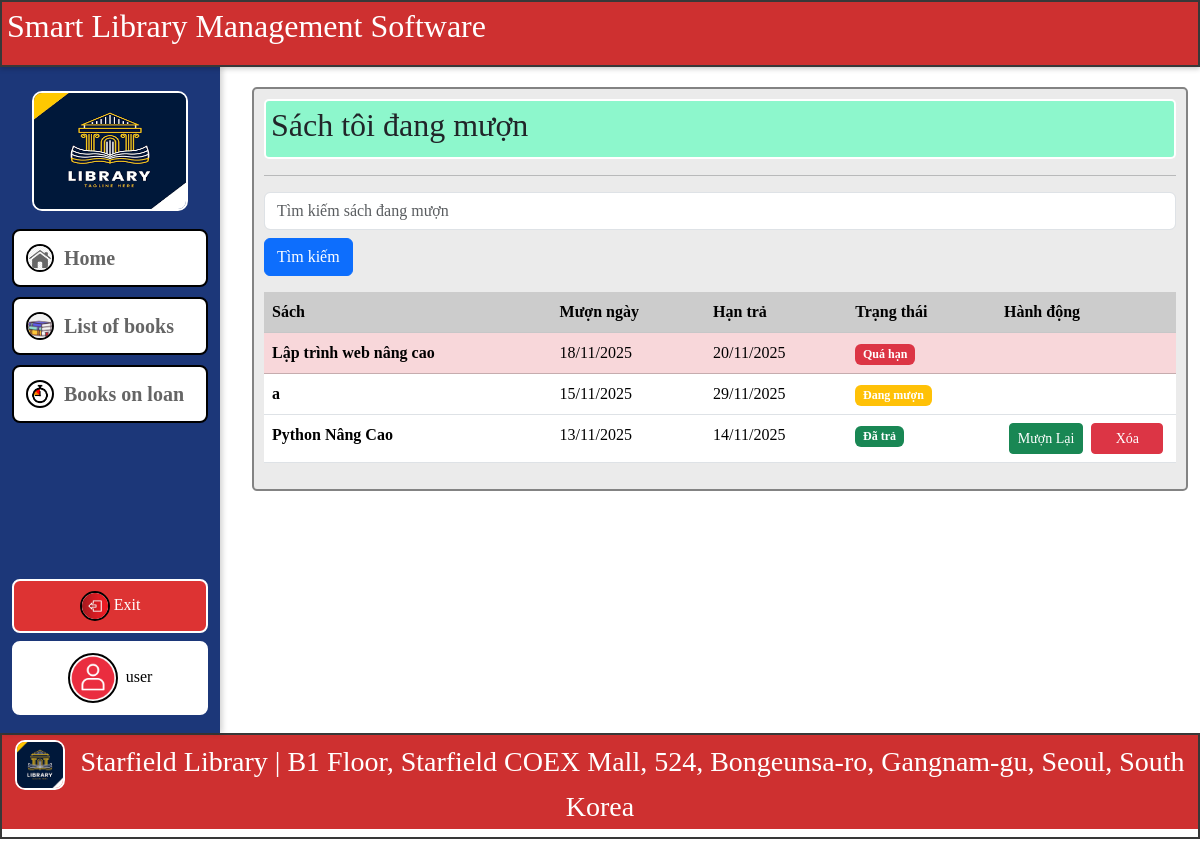
/my-borrows (signed in), run on the app's committed database.
### app/models.py (models this page shows, shortened)
class User(UserMixin, db.Model):
    id = db.Column(db.Integer, primary_key=True)
    username = db.Column(db.String(64), unique=True, nullable=False)
    email = db.Column(db.String(120), unique=True, nullable=False)
    password_hash = db.Column(db.String(256), nullable=False)
    role = db.Column(db.String(20), default='user')  # 'admin' hoặc 'user'
    avatar = db.Column(db.String(256), default='default-avatar.png')  # static/uploads/avatars/
    cover_photo = db.Column(db.String(256), default='default-cover.jpg')  # static/uploads/covers/
    full_name = db.Column(db.String(128))  # Họ và tên đầy đủ của người dùng
    birth_date = db.Column(db.Date)  # Ngày sinh của người dùng
    address = db.Column(db.String(256))  # Địa chỉ của người dùng
    hobbies = db.Column(db.Text)  # Sở thích của người dùng
    gender = db.Column(db.String(10))  # Giới tính của người dùng

class Borrow(db.Model):
    id = db.Column(db.Integer, primary_key=True)
    book_id = db.Column(db.Integer, db.ForeignKey('book.id'), nullable=False)
    user_id = db.Column(db.Integer, db.ForeignKey('user.id'), nullable=False)
    borrow_date = db.Column(db.DateTime, default=datetime.utcnow)
    due_date = db.Column(db.DateTime)
    return_date = db.Column(db.DateTime)
    fine_amount = db.Column(db.Float, default=0.0)
    book = db.relationship('Book', backref=db.backref('borrows', cascade='all,delete-orphan'))
    user = db.relationship('User', backref='borrows')
    def is_overdue(self):
        if self.return_date:  # SỬA: return_date
            return False
        return datetime.utcnow() > self.due_date
    def calculate_fine(self):
        if self.return_date:
            days_late = max(0, (self.return_date - self.due_date).days)
        else:
            days_late = max(0, (datetime.utcnow() - self.due_date).days)
        return days_late * 5000
    def get_days_overdue(self):
        if self.return_date:
            return max(0, (self.return_date - self.due_date).days)
        else:
            return max(0, (datetime.utcnow() - self.due_date).days)

class Book(db.Model):
    id = db.Column(db.Integer, primary_key=True)
    title = db.Column(db.String(128), nullable=False, index=True)
    author = db.Column(db.String(64), nullable=False, index=True)
    genre = db.Column(db.String(64), index=True)
    isbn = db.Column(db.String(13), unique=True)
    available_copies = db.Column(db.Integer, default=1)
    cover_image = db.Column(db.String(256))  # Đường dẫn file
    description = db.Column(db.Text)        # Mô tả sách

### app/routes.py (the view)
    @app.route('/my-borrows')
    @login_required
    def my_borrows():
        if current_user.role == 'admin':
            borrows = Borrow.query.filter_by(return_date=None).order_by(Borrow.borrow_date.desc()).all()
        else:
            borrows = Borrow.query.filter_by(user_id=current_user.id).order_by(Borrow.borrow_date.desc()).all()
        return render_template('borrows/my_borrows.html', borrows=borrows)

### app/routes.py (called while the page is built)
@login_manager.user_loader
def load_user(user_id):
    return User.query.get(int(user_id))

### templates/borrows/my_borrows.html (shortened to what this page needs)
{% extends 'base.html' %}
{% block content %}
<div class="dashboard">
<div class="title-table">
    {% if current_user.role == 'user' %}
        <h2>Sách tôi đang mượn</h2>
    {% elif current_user.role == 'admin' %}
        <h2>Tất cả sách đang mượn</h2>
    {% endif %}
</div>
<hr>
<form method="GET" action="{{ url_for('my_borrows') }}" class="mb-3">
    <input type="text" name="search" placeholder="Tìm kiếm sách đang mượn" class="form-control" value="{{ request.args.get('search', '') }}">
    <button type="submit" class="btn btn-primary mt-2">Tìm kiếm</button>
</form>
{% if borrows %}
<div class="table-responsive">
    <table class="table table-hover">
        <thead class="table-light">
            <tr>
                <th style="background-color: #cccccc;">Sách</th>
                <th style="background-color: #cccccc;">Mượn ngày</th>
                <th style="background-color: rgb(204, 204, 204);">Hạn trả</th>
                <th style="background-color: rgb(204, 204, 204);">Trạng thái</th>
                <th style="background-color: rgb(204, 204, 204);">Hành động</th>
            </tr>
        </thead>
        <tbody>
            {% for b in borrows %}
                <tr class="{% if b.is_overdue() %}table-danger{% endif %}">
                    <td><strong>{{ b.book.title }}</strong></td>
                    <td>{{ b.borrow_date.strftime('%d/%m/%Y') }}</td>
                    <td>{{ b.due_date.strftime('%d/%m/%Y') }}</td>
                    <td>
                        {% if b.return_date %}
                            <span class="badge bg-success">Đã trả</span>
                        {% elif b.is_overdue() %}
                            <span class="badge bg-danger">Quá hạn</span>
                        {% else %}
                            <span class="badge bg-warning">Đang mượn</span>
                        {% endif %}
                    </td>
                    <td class="actions-cell align-middle text-center">
                        {% if current_user.role == 'admin' %}
                            {% if not b.return_date %}
                                <div class="d-flex justify-content-center gap-2 flex-wrap">
                                    <button class="btn btn-danger btn-sm" data-bs-toggle="modal" data-bs-target="#returnModal{{ b.id }}">Trả sách</button>
                                    <button class="btn btn-info btn-sm" data-bs-toggle="modal" data-bs-target="#detailModal{{ b.id }}">Xem Chi Tiết</button>
                                </div>
                            {% else %}
                                <button class="btn btn-info btn-sm" data-bs-toggle="modal" data-bs-target="#detailModal{{ b.id }}">Xem Chi Tiết</button>
                            {% endif %}
                        {% elif current_user.role == 'user' %}
                            {% if b.return_date %}
                                <div class="d-flex justify-content-center gap-2 flex-wrap">
                                    <form method="POST" action="{{ url_for('borrow_book', book_id=b.book.id) }}" style="display:inline">
                                        <button type="submit" class="btn btn-success btn-sm" {% if b.book.available_copies <= 0 %}disabled title="Không còn bản"{% endif %}>Mượn Lại</button>
                                    </form>
                                    <button class="btn btn-danger btn-sm" data-bs-toggle="modal" data-bs-target="#deleteModal{{ b.id }}">Xóa</button>
                                </div>
                            {% endif %}
                        {% endif %}
                    </td>
                </tr>
            {% endfor %}
        </tbody>
    </table>
</div>
{% endif %}
</div>
{% endblock %}

### templates/base.html (shortened to what this page needs)
<!DOCTYPE html>
<html lang="vi">
<head>
    {% from 'bootstrap5/utils.html' import render_messages %}
    {% from 'bootstrap5/nav.html' import render_nav_item %}
    {{ bootstrap.load_css() }}
    <link rel="stylesheet" href="{{ url_for('static', filename='css/style.css') }}">
</head>
<body style="font-family: 'Times New Roman', Times, serif;">
    {% if current_user.is_authenticated %}
    <div class="app-layout-80" style="margin-bottom: 0%;border: 2px solid hsl(0, 0%, 22%); background: #CE3030;">
        <h2 style="background: #CE3030; color: white; padding: 10px; padding: 5px">Smart Library Management Software</h2>
    </div>
    {% endif %}
    <div class="app-layout" style="margin-top: 0%;">
        {% if current_user.is_authenticated %}
            <aside class="sidebar">
                <a href="{{ url_for('index') }}">
                <div class="sidebar-logo">
                    <img src="{{ url_for('static', filename='img/logo-library.png') }}" alt="logo" width="120" height="120">
                </div>
                </a>
                <nav class="sidebar-nav" style="text-align: center;">
                    <a class="btn btn-aside" href="{{ url_for('index') }}" style="background-color: #ffffff; border: 2px solid rgb(0, 0, 0);color: #656565; font-size: 20px; font-weight: bolder;"><img src="{{ url_for('static', filename='img/logo-home.png') }}" alt="" width="50" height="50"> Home</a>
                    <a class="btn btn-aside" href="{{ url_for('books') }}" style="background-color: #ffffff; border: 2px solid rgb(0, 0, 0);color: #656565; font-size: 20px; font-weight: bolder;"><img src="{{ url_for('static', filename='img/danh-sach-sach.jpg') }}" alt=""> List of books</a>
                    {% if current_user.role == 'user' %}
                        <a class="btn btn-aside" href="{{ url_for('my_borrows') }}" style="background-color: #ffffff; border: 2px solid rgb(0, 0, 0);color: #656565; font-size: 20px; font-weight: bolder;"><img src="{{ url_for('static', filename='img/sach-qua-han.png') }}" alt=""> Books on loan</a>
                    {% endif %}
                </nav>
                <div class="sidebar-footer">
                    <a class="btn btn-exit" href="{{ url_for('logout') }}" style="border: 2px solid rgb(255, 255, 255);"><img src="{{ url_for('static', filename='img/logout.jpg') }}" alt="Logout" width="30" height="30" class="rounded-circle me-1">Exit</a>
                    <a class="btn btn-admin" href="{{ url_for('profile') }}" style="border: 2px solid rgb(255, 255, 255);" >
                        {% if current_user.role == 'admin' %}
                            <img src="{{ url_for('static', filename='img/logo_admin.jpg') }}" alt="Admin Avatar" width="50" height="50" class="rounded-circle me-1">
                        {% else %}
                            <img src="{{ url_for('static', filename='img/logo_user.png') }}" alt="User Avatar" width="50" height="50" class="rounded-circle me-1">
                        {% endif %}
                        {{ current_user.username }}
                    </a>
                </div>
            </aside>
        {% endif %}
        <main class="content container mt-4">
            {% block content %}{% endblock %}
        </main>
    </div>
    {% if current_user.is_authenticated %}
    <div class="app-layout-80" style="margin-bottom: 0%; border: 2px solid hsl(0, 0%, 22%);">
        <h3 style="background: #CE3030; padding: 10px; padding: 5px; font-weight: normal; font-family: 'Times New Roman', Times, serif; text-align: center;color: #ffffff;"><a href="{{ url_for('index') }}"><img src="{{ url_for('static', filename='img/logo-library.png') }}" alt="Library Logo" width="50" height="50" class="me-2"></a> Starfield Library | B1 Floor, Starfield COEX Mall, 524, Bongeunsa-ro, Gangnam-gu, Seoul, South Korea</h3>
    </div>
    {% endif %}
</body>
</html>

### static/css/style.css (style rules this page uses)
body { background-color: #ffffff; }
.actions-cell { width: 180px; vertical-align: middle; }
.actions-cell .btn { min-width: 72px; }
.app-layout { height: auto; display: flex; align-items: flex-start; gap: 20px; }
.app-layout img { border: 2px solid hsl(0, 0%, 0%); border-radius: 50%; }
.sidebar { width: 220px; background: linear-gradient(180deg,#1C3779,#1C3779); padding: 18px 12px; min-height: calc(100vh - 80px); box-shadow: 2px 0 6px rgba(0,0,0,0.2); display: flex; flex-direction: column; }
.content { flex: 1 1 auto; }
.sidebar-logo img { width: 80%; border-radius: 10px; display:block; margin: 6px auto 12px; border: 2px solid #ffffff; }
.sidebar-nav { display:flex; flex-direction:column; gap: 10px; margin-top: 6px; }
.btn-aside { display:flex; align-items:center; gap: 10px; padding: 12px; background: #264f78; color: #fff; border-radius: 8px; text-decoration: none; }
.btn-aside img { width: 28px; height: 28px; object-fit: contain; }
.sidebar-footer { margin-top: auto; display:flex; flex-direction:column; gap:8px; }
.btn-exit { background: #d33; color:#fff; padding:10px; border-radius:8px; text-align:center; text-decoration:none; display:block; }
.btn-admin { background: #fff; color:#000; padding:10px; border-radius:8px; text-align:center; text-decoration:none; display:block; }
.dashboard { background: #ebebeb; border: 2px solid #838383; border-radius: 5px; padding: 10px; }
.title-table { background-color: #8df7cc; padding: 5px; border: 2px solid #ffffff; font-family: 'Times New Roman', Times, serif; border-radius: 5px; margin-bottom: 15px; }
.me-2 { border: 2px solid white; border-radius: 10px; }

### templates/base.html (style rules this page uses)
:root { --header-height: 67px; --footer-height: 67px; --sidebar-width: 220px; --content-bottom-padding: 30px; }
body { font-family: 'Times New Roman', Times, serif; margin: 0; height: 100vh; overflow: hidden; }
.app-layout-80:first-child { position: fixed; top: 0; left: 0; width: 100%; height: var(--header-height); z-index: 1030; margin-bottom: 0 !important; box-shadow: 0 2px 5px rgba(0,0,0,0.2); }
.app-layout-80 h2 { margin: 0; }
.app-layout { display: flex; height: calc(100vh - var(--header-height) - var(--footer-height)); margin-top: var(--header-height) !important; margin-bottom: 0 !important; position: relative; gap: 20px; }
.sidebar { width: var(--sidebar-width); height: 100%; min-height: 100%; overflow-y: auto; }
.content { flex: 1; height: 100%; overflow-y: auto; padding-top: 20px; padding-bottom: calc(var(--footer-height) + var(--content-bottom-padding)); }
.content.container.mt-4 { margin-top: 0 !important; }

### data on the page
User: username "user"
Borrow: book "Lập trình web nâng cao", borrow_date "18/11/2025", due_date "20/11/2025", shows "Quá hạn"
Borrow: book "a", borrow_date "15/11/2025", due_date "29/11/2025", shows "Đang mượn"
Borrow: book "Python Nâng Cao", borrow_date "13/11/2025", due_date "14/11/2025", shows "Đã trả"
